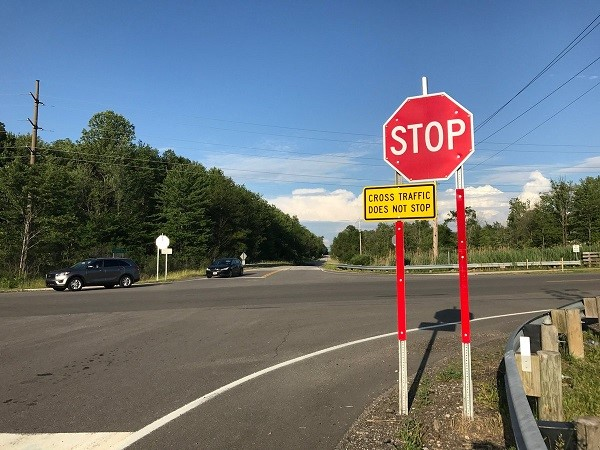
#> input picture redstop.jpg, 600 x 450 px
$ jupyter execute --allow-errors Color_Slicing.ipynb
#> lines starting #> are read from the running program, lines starting #| are printed output that depends on the picture
[cell 1]
#Color slicing using Cube

import numpy as np
import cv2

#Distance function to detemin the distance between points
def distance_in_3D(x1,y1,z1,x2,y2,z2):
    distance=((x1 - x2) ** 2 + (y1 -y2) ** 2+(z1-z2)**2) ** 0.5
    return distance

img=cv2.imread('redstop.jpg')
#> img is the input picture: shape (450, 600, 3); mean B, G, R 119.7, 114.1, 106.9
w,h,z=img.shape
#> w = 450; h = 600; z = 3

#The side size of the cube
W=0.9*255

#The color to be sliced
(B0,G0,R0)=(0,0,255)
img_red=img.copy()

#Slice the red color and transform other colors to gray
for i in range(w):
    for j in range(h):
        B=img[i,j][0]
        G=img[i,j][1]
        R=img[i,j][2]

        g=0.21*B+0.72*G+0.07*R
        if np.abs(distance_in_3D(B0,G0,R0,B,G,R))>W/2:
            img_red[i,j]=(g,g,g)
        else:
            img_red[i,j]*=1
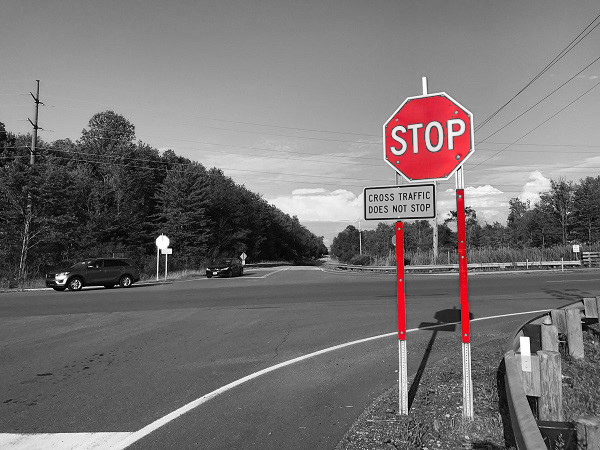
#> img_red: shape (450, 600, 3); mean B, G, R 114.3, 114, 118.1

cv2.imshow('original',img)
cv2.imshow('red_excluded_by_cube',img_red)
cv2.waitKey(0)
cv2.destroyAllWindows()
